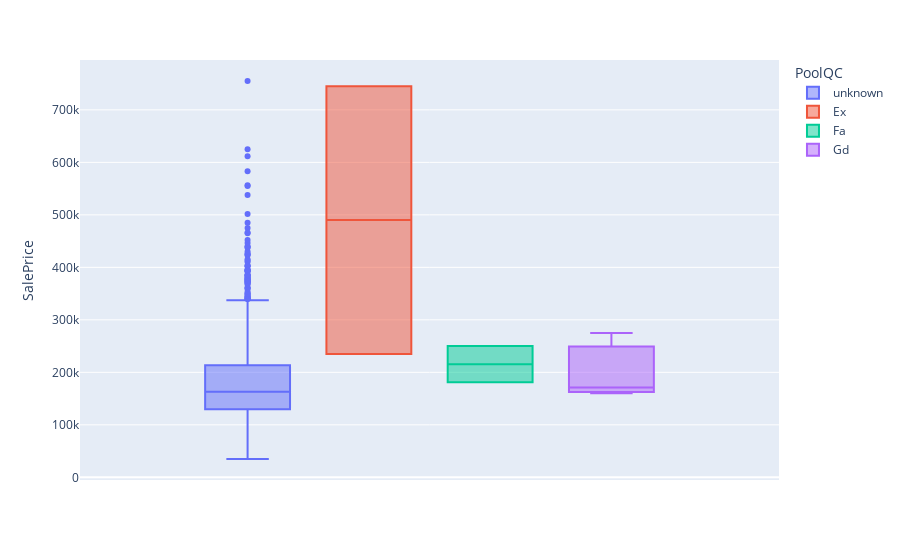
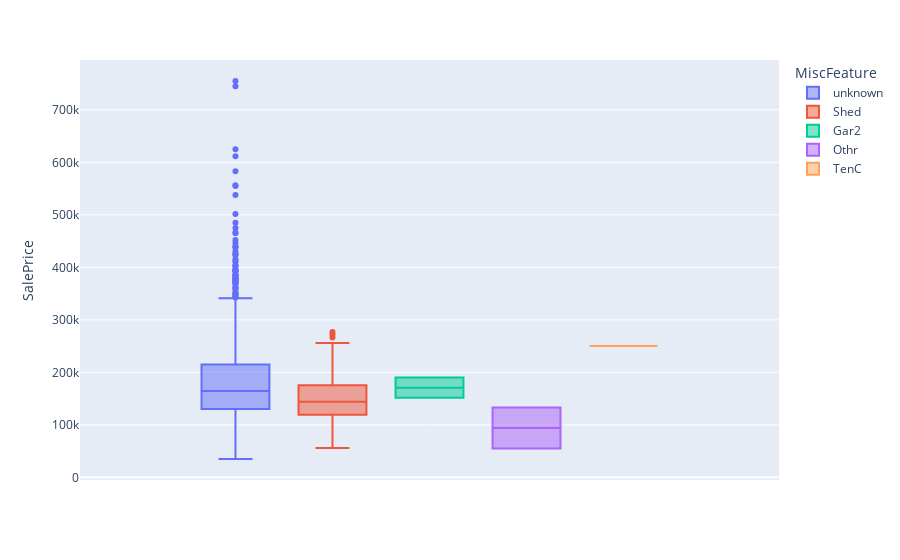
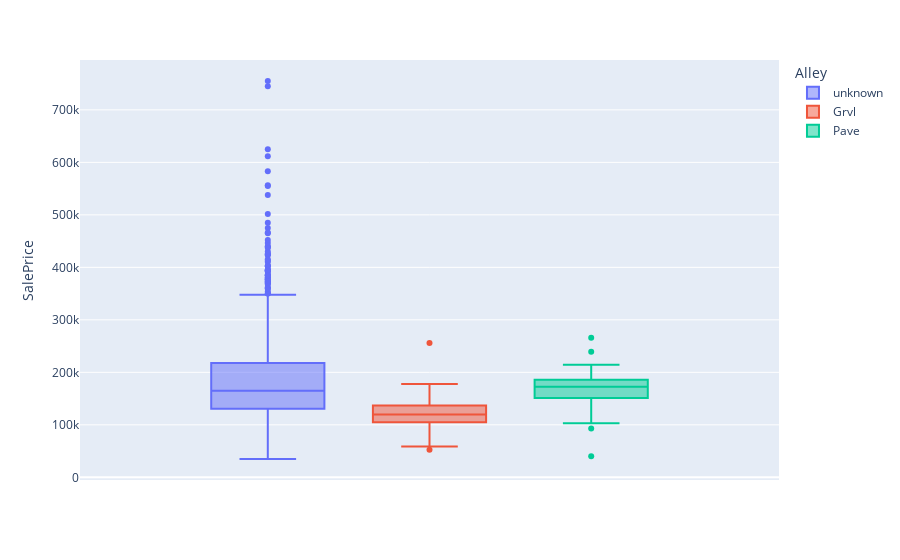
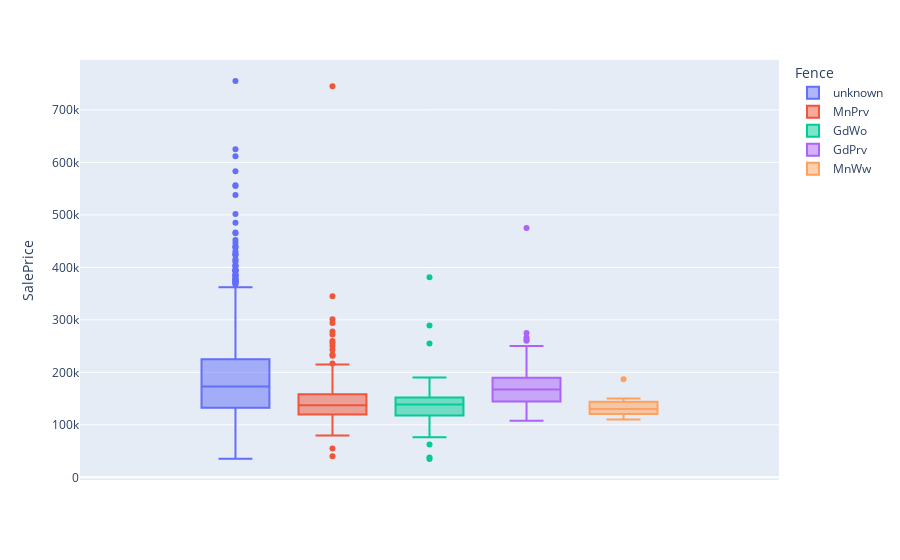

Notebook source saved alongside these figures, in order:
### Code cell
for col in cols:
    if df[col].dtype == 'object':
        fig = px.box(df.fillna("unknown"), y='SalePrice', color=col)
    elif df[col].dtype == 'number':
        fig = px.scatter(df, y='SalePrice', x=col)
    fig.show()

### Figure 1 — Plotly figure (JSON) as saved in the notebook; plotly's stock layout.template omitted (floating-point values rounded to 4 significant figures; data arrays with more than 128 entries replaced by an {"elided": "..."} marker saying what was removed)
{"data": [{"alignmentgroup": "True", "hovertemplate": "PoolQC=unknown<br>SalePrice=%{y}<extra></extra>", "legendgroup": "unknown", "marker": {"color": "#636efa"}, "name": "unknown", "notched": false, "offsetgroup": "unknown", "orientation": "v", "showlegend": true, "type": "box", "x0": " ", "xaxis": "x", "y": {"elided": "1453 int values"}, "y0": " ", "yaxis": "y"}, {"alignmentgroup": "True", "hovertemplate": "PoolQC=Ex<br>SalePrice=%{y}<extra></extra>", "legendgroup": "Ex", "marker": {"color": "#EF553B"}, "name": "Ex", "notched": false, "offsetgroup": "Ex", "orientation": "v", "showlegend": true, "type": "box", "x0": " ", "xaxis": "x", "y": [235000, 745000], "y0": " ", "yaxis": "y"}, {"alignmentgroup": "True", "hovertemplate": "PoolQC=Fa<br>SalePrice=%{y}<extra></extra>", "legendgroup": "Fa", "marker": {"color": "#00cc96"}, "name": "Fa", "notched": false, "offsetgroup": "Fa", "orientation": "v", "showlegend": true, "type": "box", "x0": " ", "xaxis": "x", "y": [181000, 250000], "y0": " ", "yaxis": "y"}, {"alignmentgroup": "True", "hovertemplate": "PoolQC=Gd<br>SalePrice=%{y}<extra></extra>", "legendgroup": "Gd", "marker": {"color": "#ab63fa"}, "name": "Gd", "notched": false, "offsetgroup": "Gd", "orientation": "v", "showlegend": true, "type": "box", "x0": " ", "xaxis": "x", "y": [171000, 160000, 274970], "y0": " ", "yaxis": "y"}], "layout": {"boxmode": "group", "legend": {"title": {"text": "PoolQC"}, "tracegroupgap": 0}, "margin": {"t": 60}, "xaxis": {"anchor": "y", "domain": [0, 1]}, "yaxis": {"anchor": "x", "domain": [0, 1], "title": {"text": "SalePrice"}}}}

### Figure 2 — Plotly figure (JSON) as saved in the notebook; plotly's stock layout.template omitted (floating-point values rounded to 4 significant figures; data arrays with more than 128 entries replaced by an {"elided": "..."} marker saying what was removed)
{"data": [{"alignmentgroup": "True", "hovertemplate": "MiscFeature=unknown<br>SalePrice=%{y}<extra></extra>", "legendgroup": "unknown", "marker": {"color": "#636efa"}, "name": "unknown", "notched": false, "offsetgroup": "unknown", "orientation": "v", "showlegend": true, "type": "box", "x0": " ", "xaxis": "x", "y": {"elided": "1406 int values"}, "y0": " ", "yaxis": "y"}, {"alignmentgroup": "True", "hovertemplate": "MiscFeature=Shed<br>SalePrice=%{y}<extra></extra>", "legendgroup": "Shed", "marker": {"color": "#EF553B"}, "name": "Shed", "notched": false, "offsetgroup": "Shed", "orientation": "v", "showlegend": true, "type": "box", "x0": " ", "xaxis": "x", "y": [143000, 200000, 149000, 90000, 114500, 168500, 185000, 83000, 128950, 100000, 161750, 277000, 76500, 228950, 202500, 106500, 110000, 120000, 140000, 164900, 272000, 79500, 148000, 139900, 144000, 120500, 131400, 127500, 196500, 160000, 139000, 194500, 200000, 55993, 157900, 129000, 148000, 122900, 88000, 172000, 81000, 170000, 160000, 163000, 116050, 189000, 130000, 256000, 266500], "y0": " ", "yaxis": "y"}, {"alignmentgroup": "True", "hovertemplate": "MiscFeature=Gar2<br>SalePrice=%{y}<extra></extra>", "legendgroup": "Gar2", "marker": {"color": "#00cc96"}, "name": "Gar2", "notched": false, "offsetgroup": "Gar2", "orientation": "v", "showlegend": true, "type": "box", "x0": " ", "xaxis": "x", "y": [151500, 190000], "y0": " ", "yaxis": "y"}, {"alignmentgroup": "True", "hovertemplate": "MiscFeature=Othr<br>SalePrice=%{y}<extra></extra>", "legendgroup": "Othr", "marker": {"color": "#ab63fa"}, "name": "Othr", "notched": false, "offsetgroup": "Othr", "orientation": "v", "showlegend": true, "type": "box", "x0": " ", "xaxis": "x", "y": [55000, 133000], "y0": " ", "yaxis": "y"}, {"alignmentgroup": "True", "hovertemplate": "MiscFeature=TenC<br>SalePrice=%{y}<extra></extra>", "legendgroup": "TenC", "marker": {"color": "#FFA15A"}, "name": "TenC", "notched": false, "offsetgroup": "TenC", "orientation": "v", "showlegend": true, "type": "box", "x0": " ", "xaxis": "x", "y": [250000], "y0": " ", "yaxis": "y"}], "layout": {"boxmode": "group", "legend": {"title": {"text": "MiscFeature"}, "tracegroupgap": 0}, "margin": {"t": 60}, "xaxis": {"anchor": "y", "domain": [0, 1]}, "yaxis": {"anchor": "x", "domain": [0, 1], "title": {"text": "SalePrice"}}}}

### Figure 3 — Plotly figure (JSON) as saved in the notebook; plotly's stock layout.template omitted (floating-point values rounded to 4 significant figures; data arrays with more than 128 entries replaced by an {"elided": "..."} marker saying what was removed)
{"data": [{"alignmentgroup": "True", "hovertemplate": "Alley=unknown<br>SalePrice=%{y}<extra></extra>", "legendgroup": "unknown", "marker": {"color": "#636efa"}, "name": "unknown", "notched": false, "offsetgroup": "unknown", "orientation": "v", "showlegend": true, "type": "box", "x0": " ", "xaxis": "x", "y": {"elided": "1369 int values"}, "y0": " ", "yaxis": "y"}, {"alignmentgroup": "True", "hovertemplate": "Alley=Grvl<br>SalePrice=%{y}<extra></extra>", "legendgroup": "Grvl", "marker": {"color": "#EF553B"}, "name": "Grvl", "notched": false, "offsetgroup": "Grvl", "orientation": "v", "showlegend": true, "type": "box", "x0": " ", "xaxis": "x", "y": [139400, 110000, 163500, 100000, 110000, 107000, 137000, 73000, 135900, 89500, 178000, 119000, 115000, 135000, 110000, 98000, 161000, 124500, 106250, 131500, 114504, 67000, 124000, 135000, 87000, 159500, 103000, 132000, 96500, 128000, 116000, 157500, 153900, 106500, 168000, 90000, 170000, 140000, 115000, 120000, 125000, 129500, 256000, 52500, 117000, 58500, 136000, 105000, 140000, 64500], "y0": " ", "yaxis": "y"}, {"alignmentgroup": "True", "hovertemplate": "Alley=Pave<br>SalePrice=%{y}<extra></extra>", "legendgroup": "Pave", "marker": {"color": "#00cc96"}, "name": "Pave", "notched": false, "offsetgroup": "Pave", "orientation": "v", "showlegend": true, "type": "box", "x0": " ", "xaxis": "x", "y": [40000, 172500, 164500, 176000, 152000, 185000, 164700, 239000, 214500, 145000, 127000, 187750, 155000, 184000, 176000, 146000, 151000, 200000, 159434, 196000, 102776, 265979, 172500, 179400, 93000, 147400, 151000, 153500, 173733, 199900, 197000, 160000, 171900, 174000, 180500, 208900, 122000, 144152, 163000, 207000, 185000], "y0": " ", "yaxis": "y"}], "layout": {"boxmode": "group", "legend": {"title": {"text": "Alley"}, "tracegroupgap": 0}, "margin": {"t": 60}, "xaxis": {"anchor": "y", "domain": [0, 1]}, "yaxis": {"anchor": "x", "domain": [0, 1], "title": {"text": "SalePrice"}}}}

### Figure 4 — Plotly figure (JSON) as saved in the notebook; plotly's stock layout.template omitted (floating-point values rounded to 4 significant figures; data arrays with more than 128 entries replaced by an {"elided": "..."} marker saying what was removed)
{"data": [{"alignmentgroup": "True", "hovertemplate": "Fence=unknown<br>SalePrice=%{y}<extra></extra>", "legendgroup": "unknown", "marker": {"color": "#636efa"}, "name": "unknown", "notched": false, "offsetgroup": "unknown", "orientation": "v", "showlegend": true, "type": "box", "x0": " ", "xaxis": "x", "y": {"elided": "1179 int values"}, "y0": " ", "yaxis": "y"}, {"alignmentgroup": "True", "hovertemplate": "Fence=MnPrv<br>SalePrice=%{y}<extra></extra>", "legendgroup": "MnPrv", "marker": {"color": "#EF553B"}, "name": "MnPrv", "notched": false, "offsetgroup": "MnPrv", "orientation": "v", "showlegend": true, "type": "box", "x0": " ", "xaxis": "x", "y": {"elided": "157 int values"}, "y0": " ", "yaxis": "y"}, {"alignmentgroup": "True", "hovertemplate": "Fence=GdWo<br>SalePrice=%{y}<extra></extra>", "legendgroup": "GdWo", "marker": {"color": "#00cc96"}, "name": "GdWo", "notched": false, "offsetgroup": "GdWo", "orientation": "v", "showlegend": true, "type": "box", "x0": " ", "xaxis": "x", "y": [157000, 160000, 144900, 91000, 98600, 190000, 254900, 190000, 141000, 76500, 176000, 151000, 149900, 78000, 123000, 125000, 100000, 150000, 62383, 167000, 34900, 289000, 139000, 139900, 152000, 131400, 118000, 159950, 139500, 139950, 153500, 116000, 136500, 100000, 117500, 37900, 133700, 125000, 143000, 127000, 132500, 130000, 381000, 144000, 162900, 138500, 147000, 179200, 123000, 110000, 136000, 144000, 120500, 112000], "y0": " ", "yaxis": "y"}, {"alignmentgroup": "True", "hovertemplate": "Fence=GdPrv<br>SalePrice=%{y}<extra></extra>", "legendgroup": "GdPrv", "marker": {"color": "#ab63fa"}, "name": "GdPrv", "notched": false, "offsetgroup": "GdPrv", "orientation": "v", "showlegend": true, "type": "box", "x0": " ", "xaxis": "x", "y": [132000, 139400, 140000, 219500, 226000, 230000, 475000, 173000, 235000, 175500, 148000, 159000, 142500, 158500, 260000, 108000, 110000, 184000, 140000, 158000, 151000, 152000, 168500, 144000, 132000, 142000, 179000, 158900, 181000, 174900, 189950, 152000, 132500, 236000, 165000, 238000, 145900, 176000, 214000, 124000, 167500, 155000, 115000, 165000, 151400, 124000, 201800, 171000, 250000, 262000, 189000, 180500, 177000, 154000, 170000, 138000, 274970, 174000, 266500], "y0": " ", "yaxis": "y"}, {"alignmentgroup": "True", "hovertemplate": "Fence=MnWw<br>SalePrice=%{y}<extra></extra>", "legendgroup": "MnWw", "marker": {"color": "#FFA15A"}, "name": "MnWw", "notched": false, "offsetgroup": "MnWw", "orientation": "v", "showlegend": true, "type": "box", "x0": " ", "xaxis": "x", "y": [150000, 110000, 120000, 111250, 141000, 130000, 124900, 187000, 135000, 145000, 123000], "y0": " ", "yaxis": "y"}], "layout": {"boxmode": "group", "legend": {"title": {"text": "Fence"}, "tracegroupgap": 0}, "margin": {"t": 60}, "xaxis": {"anchor": "y", "domain": [0, 1]}, "yaxis": {"anchor": "x", "domain": [0, 1], "title": {"text": "SalePrice"}}}}
